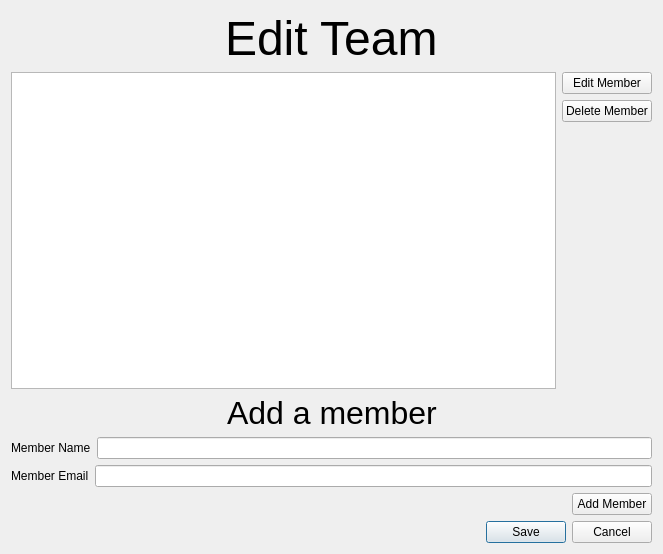
<?xml version="1.0" encoding="UTF-8"?>
<ui version="4.0">
 <class>Dialog</class>
 <widget class="QDialog" name="Dialog">
  <property name="geometry">
   <rect>
    <x>0</x>
    <y>0</y>
    <width>663</width>
    <height>554</height>
   </rect>
  </property>
  <property name="windowTitle">
   <string>Dialog</string>
  </property>
  <layout class="QVBoxLayout" name="verticalLayout_2">
   <item>
    <layout class="QHBoxLayout" name="horizontalLayout">
     <item>
      <spacer name="horizontalSpacer">
       <property name="orientation">
        <enum>Qt::Horizontal</enum>
       </property>
       <property name="sizeHint" stdset="0">
        <size>
         <width>40</width>
         <height>20</height>
        </size>
       </property>
      </spacer>
     </item>
     <item>
      <widget class="QLabel" name="edit_league_label">
       <property name="font">
        <font>
         <family>Arial</family>
         <pointsize>36</pointsize>
        </font>
       </property>
       <property name="text">
        <string>Edit Team</string>
       </property>
      </widget>
     </item>
     <item>
      <spacer name="horizontalSpacer_2">
       <property name="orientation">
        <enum>Qt::Horizontal</enum>
       </property>
       <property name="sizeHint" stdset="0">
        <size>
         <width>40</width>
         <height>20</height>
        </size>
       </property>
      </spacer>
     </item>
    </layout>
   </item>
   <item>
    <layout class="QHBoxLayout" name="horizontalLayout_2">
     <item>
      <widget class="QListWidget" name="member_list_widget"/>
     </item>
     <item>
      <layout class="QVBoxLayout" name="verticalLayout">
       <item>
        <widget class="QPushButton" name="edit_member_button">
         <property name="text">
          <string>Edit Member</string>
         </property>
        </widget>
       </item>
       <item>
        <widget class="QPushButton" name="delete_member_button">
         <property name="text">
          <string>Delete Member</string>
         </property>
        </widget>
       </item>
       <item>
        <spacer name="verticalSpacer">
         <property name="orientation">
          <enum>Qt::Vertical</enum>
         </property>
         <property name="sizeHint" stdset="0">
          <size>
           <width>20</width>
           <height>40</height>
          </size>
         </property>
        </spacer>
       </item>
      </layout>
     </item>
    </layout>
   </item>
   <item>
    <layout class="QHBoxLayout" name="horizontalLayout_5">
     <item>
      <spacer name="horizontalSpacer_4">
       <property name="orientation">
        <enum>Qt::Horizontal</enum>
       </property>
       <property name="sizeHint" stdset="0">
        <size>
         <width>40</width>
         <height>20</height>
        </size>
       </property>
      </spacer>
     </item>
     <item>
      <widget class="QLabel" name="label">
       <property name="font">
        <font>
         <family>Arial</family>
         <pointsize>24</pointsize>
        </font>
       </property>
       <property name="text">
        <string>Add a member</string>
       </property>
      </widget>
     </item>
     <item>
      <spacer name="horizontalSpacer_5">
       <property name="orientation">
        <enum>Qt::Horizontal</enum>
       </property>
       <property name="sizeHint" stdset="0">
        <size>
         <width>40</width>
         <height>20</height>
        </size>
       </property>
      </spacer>
     </item>
    </layout>
   </item>
   <item>
    <layout class="QGridLayout" name="gridLayout">
     <item row="0" column="0">
      <layout class="QHBoxLayout" name="horizontalLayout_3">
       <item>
        <widget class="QLabel" name="member_name_label">
         <property name="text">
          <string>Member Name</string>
         </property>
        </widget>
       </item>
       <item>
        <widget class="QLineEdit" name="member_name_line_edit"/>
       </item>
      </layout>
     </item>
     <item row="1" column="0">
      <layout class="QHBoxLayout" name="horizontalLayout_6">
       <item>
        <widget class="QLabel" name="member_email_label">
         <property name="text">
          <string>Member Email</string>
         </property>
        </widget>
       </item>
       <item>
        <widget class="QLineEdit" name="member_email_line_edit"/>
       </item>
      </layout>
     </item>
     <item row="2" column="0">
      <layout class="QHBoxLayout" name="horizontalLayout_4" stretch="1,0">
       <item>
        <spacer name="horizontalSpacer_3">
         <property name="orientation">
          <enum>Qt::Horizontal</enum>
         </property>
         <property name="sizeHint" stdset="0">
          <size>
           <width>40</width>
           <height>20</height>
          </size>
         </property>
        </spacer>
       </item>
       <item>
        <widget class="QPushButton" name="add_member_button">
         <property name="text">
          <string>Add Member</string>
         </property>
        </widget>
       </item>
      </layout>
     </item>
    </layout>
   </item>
   <item>
    <widget class="QDialogButtonBox" name="button_box">
     <property name="orientation">
      <enum>Qt::Horizontal</enum>
     </property>
     <property name="standardButtons">
      <set>QDialogButtonBox::Cancel|QDialogButtonBox::Save</set>
     </property>
    </widget>
   </item>
  </layout>
 </widget>
 <resources/>
 <connections/>
</ui>
